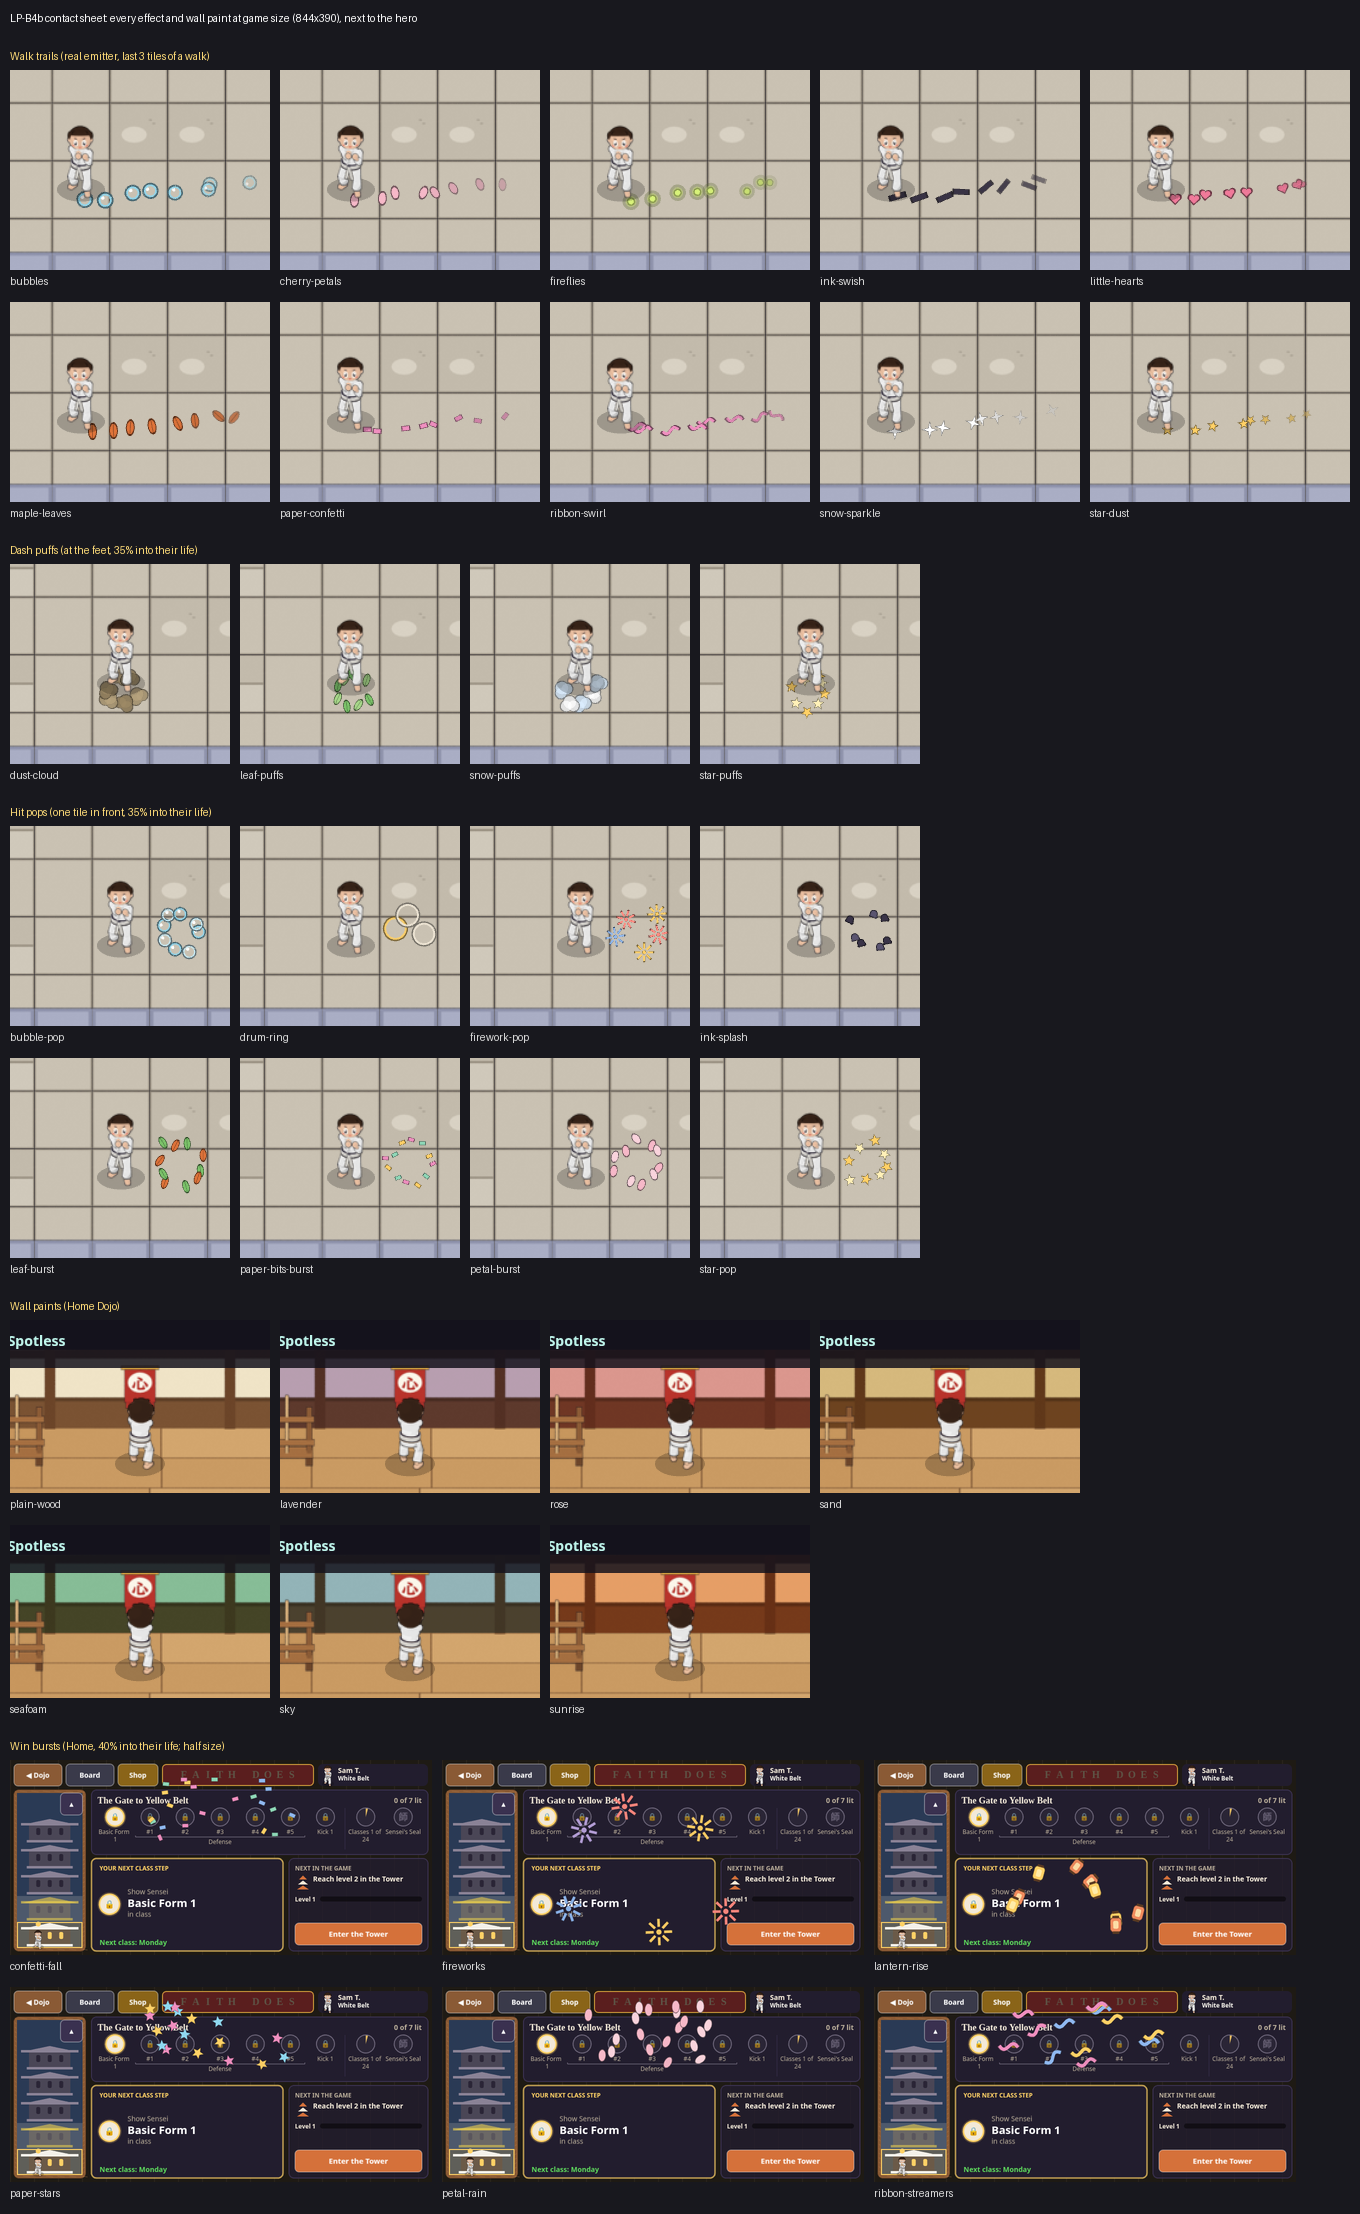

The script that saved this image:
# Builds contact-sheet.png from the cells fx-verify.mjs (PARTS=sheet) writes. Usage: python3 contact-sheet.py CELLS_DIR OUT.png
import glob, os, sys
from PIL import Image, ImageDraw
src, out = sys.argv[1], sys.argv[2]
groups = [('Walk trails (real emitter, last 3 tiles of a walk)', 'trail-', 5), ('Dash puffs (at the feet, 35% into their life)', 'puff-', 4),
          ('Hit pops (one tile in front, 35% into their life)', 'hit-', 4), ('Wall paints (Home Dojo)', 'wall-', 4), ('Win bursts (Home, 40% into their life; half size)', 'win-', 3)]
pad, lab, head = 10, 22, 30
rows, maxw = [], 0
for title, pre, per in groups:
    fs = sorted(glob.glob(f'{src}/{pre}*.png'), key=lambda f: (not f.endswith('plain-wood.png'), f))
    ims = [Image.open(f).convert('RGB') for f in fs]
    if pre == 'win-': ims = [i.resize((i.width // 2, i.height // 2), Image.LANCZOS) for i in ims]
    lines = [list(zip(fs, ims))[k:k + per] for k in range(0, len(fs), per)]
    rows.append((title, pre, lines))
    for l in lines: maxw = max(maxw, sum(i.width + pad for _, i in l) + pad)
H = 40 + sum(head + sum(max(i.height for _, i in l) + lab + pad for l in lines) for _, _, lines in rows)
sheet = Image.new('RGB', (maxw, H), (24, 24, 30)); d = ImageDraw.Draw(sheet)
d.text((pad, 12), 'LP-B4b contact sheet: every effect and wall paint at game size (844x390), next to the hero', fill=(255, 255, 255))
y = 40
for title, pre, lines in rows:
    d.text((pad, y + 10), title, fill=(255, 220, 120)); y += head
    for l in lines:
        x, h = pad, max(i.height for _, i in l)
        for f, i in l:
            sheet.paste(i, (x, y)); d.text((x, y + h + 5), os.path.basename(f)[len(pre):-4], fill=(220, 220, 220)); x += i.width + pad
        y += h + lab + pad
sheet.save(out, optimize=True); print(sheet.size, os.path.getsize(out))
